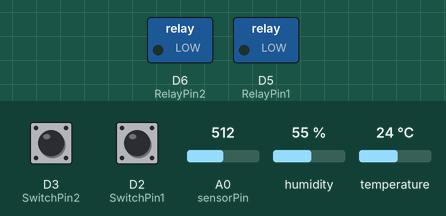
Recording of a sketch running on a simulated ESP8266 (NodeMCU). On the bench: switched loads named in the sketch (green lamp = pin HIGH). Inputs (shaded band) come from the test bench; at power-on: D3 (SwitchPin2) HIGH, D2 (SwitchPin1) HIGH, A0 (sensorPin) = 512, humidity 55 %, temperature 24 °C. WiFi joins after 1.5 s; servers stay silent unless stated; what the sketch prints to the serial monitor is not drawn.

Above: at 4.0 s.
4.1 s: D3 (SwitchPin2) pulled LOW for 3.2 s
At 8.2 s:
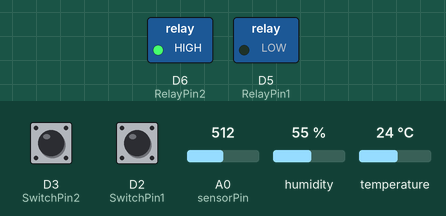
8.8 s: D2 (SwitchPin1) pulled LOW for 1 s
At 9.66 s:
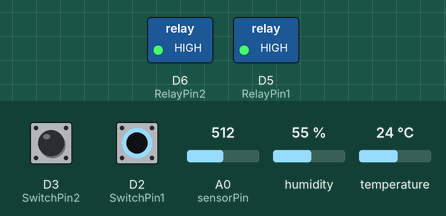
16.8 s: D3 (SwitchPin2) pulled LOW for 0.15 s
At 18.2 s:
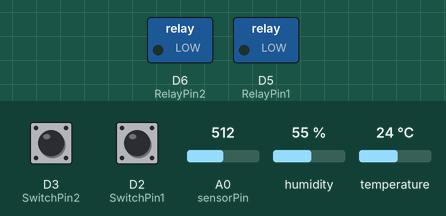
18.5 s: D2 (SwitchPin1) pulled LOW for 0.15 s
At 20.0 s:
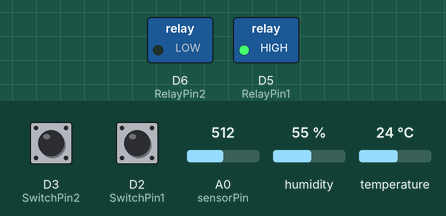
Timing chart, 0 to 21.2 s (numbered marks = the images above; inputs shaded):
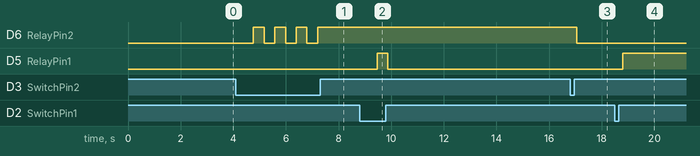

The sketch:

index.ino
```cpp
#define BLYNK_PRINT Serial
#include <ESP8266WiFi.h>
#include <BlynkSimpleEsp8266.h>

int sensorPin = A0;
int sensorValue = 0;
#include "DHT.h" // if this show error is will be from can't get filename form work location.
#define DHTPIN D1
#define DHTTYPE DHT11 // DHT 11
#define RelayPin1 14 //D5
#define RelayPin2 12 //D6
#define SwitchPin1 4 //D2
#define SwitchPin2 0 //D3
#define VPIN_BUTTON_1    V1
#define VPIN_BUTTON_2    V2
#define VPIN_TIME       V10
int toggleState_1 = 1; //Define integer to remember the toggle state for relay 1
int toggleState_2 = 1; //Define integer to remember the toggle state for relay 2
int wifiFlag = 0;
int pinValue = 0;
int Time01 = 0;

#define AUTH "AUTH TOKEN"

#include <TridentTD_LineNotify.h> // if this show error is will be from can't get filename form work location.
//#define DHTTYPE DHT22 // DHT 22 (AM2302), AM2321
//#define DHTTYPE DHT21 // DHT 21 (AM2301)

#define SSID "{WIFI SSID}" // แก้ ชื่อ ssid ของ wifi
#define PASSWORD "{WIFI PASSWORD}" // แก้ รหัสผ่าน wifi
#define LINE_TOKEN "{LINETOKEN}" // แก้ Line Token
char auth[] = "{BLYNK TOKEN}";
char ssid[] = SSID;
char pass[] = PASSWORD;
BlynkTimer timer;
DHT dht(DHTPIN, DHTTYPE);
void relayOnOff(int relay){
  switch(relay){
    case 1:
      if(toggleState_1 == 1){
        digitalWrite(RelayPin1, LOW); // turn on relay 1
        toggleState_1 = 0;
        Serial.println("Device1 ON");
      }
      else{
        digitalWrite(RelayPin1, HIGH); // turn off relay 1
        toggleState_1 = 1;
        Serial.println("Device1 OFF");
      }
      delay(100);
    break;
    case 2:
      if(toggleState_2 == 1){
        digitalWrite(RelayPin2, LOW); // turn on relay 2
        toggleState_2 = 0;
        Serial.println("Device2 ON");
      }
      else{
        digitalWrite(RelayPin2, HIGH); // turn off relay 2
        toggleState_2 = 1;
        Serial.println("Device2 OFF");
      }
      delay(100);
    break;
    default : break;
  }
}

void with_internet(){
  //Manual Switch Control
  if (digitalRead(SwitchPin1) == LOW){
    delay(200);
    relayOnOff(1);
    Blynk.virtualWrite(VPIN_BUTTON_1, toggleState_1);   // Update Button Widget
  }
  else if (digitalRead(SwitchPin2) == LOW){
    delay(200);
    relayOnOff(2);
    Blynk.virtualWrite(VPIN_BUTTON_2, toggleState_2);   // Update Button Widget
  }
}
void without_internet(){
  //Manual Switch Control
  if (digitalRead(SwitchPin1) == LOW){
    delay(200);
    relayOnOff(1);
  }
  else if (digitalRead(SwitchPin2) == LOW){
    delay(200);
    relayOnOff(2);
  }
}

// When App button is pushed - switch the state
BLYNK_WRITE(VPIN_BUTTON_1) {
  toggleState_1 = param.asInt();
  digitalWrite(RelayPin1, toggleState_1);
}
BLYNK_WRITE(VPIN_BUTTON_2) {
  toggleState_2 = param.asInt();
  digitalWrite(RelayPin2, toggleState_2);
}

void checkBlynkStatus() { // called every 3 seconds by SimpleTimer

  bool isconnected = Blynk.connected();
  if (isconnected == false) {
    wifiFlag = 1;
  }
  if (isconnected == true) {
    wifiFlag = 0;
    Blynk.virtualWrite(VPIN_BUTTON_1, toggleState_1);
    Blynk.virtualWrite(VPIN_BUTTON_2, toggleState_2);

  }
}


float oldT = 0;
float oldH = 0;


void setup() {
  Blynk.begin(auth, ssid, pass);
  Serial.begin(9600);
  dht.begin();
  Serial.println();
  Serial.println(LINE.getVersion());
  WiFi.begin(SSID, PASSWORD);
  Serial.printf("WiFi connecting to %s\n", SSID);
  while (WiFi.status() != WL_CONNECTED) {
    Serial.print(".");
    delay(400);
  }
  pinMode(RelayPin1, OUTPUT);
  pinMode(RelayPin2, OUTPUT);
  pinMode(SwitchPin1, INPUT_PULLUP);
  pinMode(SwitchPin2, INPUT_PULLUP);

  WiFi.begin(SSID, PASSWORD);
  timer.setInterval(3000L, checkBlynkStatus); // check if Blynk server is connected every 3 seconds
  Blynk.config(AUTH);
  delay(1000);

  Blynk.virtualWrite(VPIN_BUTTON_1, toggleState_1);
  Blynk.virtualWrite(VPIN_BUTTON_2, toggleState_2);


  Serial.printf("\nWiFi connected\nIP : ");
  Serial.println(WiFi.localIP());
  LINE.setToken(LINE_TOKEN);
  LINE.notify("เซนเซอร์วัดความชื้นและอุณหภูมิ เริ่มทำงานแล้ว");
}

void loop() {
  dht_line(); //สำหรับแจ้งเตือนผ่าน line
  blynk();  // blynk butto digital to analong
  blynkinput();  // reed value to blynk
  KY037();  // reed value status line
  mainTime(); //reed  fom blynk status to line

}

void dht_line() {
  float h = dht.readHumidity(); // ความชื้น
  float t = dht.readTemperature(); // อุณหภูมิ
  if (isnan(h) || isnan(t)) {
    Serial.println("Failed to read from DHT sensor!");
  }
  if (oldT != t ) {
    if ( t >= 39 ) {
      LINE.notify((String)t+"C อุณหภูมิเกินกำหนด");
      Serial.println("อุณหภูมิเกินกำหนด");
    }else if (t <= 37) {
      LINE.notify((String)t+"C อุณหภูมิต่ำกำหนด");
      Serial.println("อุณหภูมิต่ำกำหนด");
    }
    oldT = t ;
  }
  if (oldH != h ) {
    if ( h >= 70 ) {
      LINE.notify((String)t+"% ความชื้นสูงเกิน");
      Serial.println("ความชื้นสูงเกิน");
    }else if ( h <= 50) {
      LINE.notify((String)t+"% ความชื้นต่ำเกิน");
      Serial.println("ความชื้นต่ำเกิน");
    }
    oldH = h ;
  }
}

void blynk(){
  if (WiFi.status() != WL_CONNECTED)
  {
    Serial.println("WiFi Not Connected");
  } else {
    Blynk.run();
  }
  timer.run(); // Initiates SimpleTimer
  if (wifiFlag == 0) {
    with_internet();
  } else {
    without_internet();
  }
}

void blynkinput(){
  float h = dht.readHumidity(); // ความชื้น
  float t = dht.readTemperature(); // อุณหภูมิ
  Blynk.run();
  delay(100);
  Blynk.virtualWrite(V5, h);
  Blynk.virtualWrite(V6, t);
}
// ใช้สำอ่านค่า KY037
void KY037(){
  sensorValue = analogRead(sensorPin);
  Blynk.virtualWrite(V9, sensorValue);
  if (sensorValue >= 155)
  {
    LINE.notify("มีสมาชิกใหม่  ํ_ ํ ");
  }
}

void mainTime(){
  if (Time01 == 2) {
    Serial.println((String)"Case Time01 = 2 :: "+pinValue);
    LINE.notify("Timer is stop.");
    Time01 = 0;
  } else if ( Time01 == 1) {
    Serial.println((String)"Case Timer01 = 1 :: "+pinValue);
    LINE.notify("Timer is start.");
    Time01 = 0;
  }
}

BLYNK_WRITE(VPIN_TIME) { //in case of button time is clicked
  pinValue = param.asInt(); // assigning incoming value from pin V1 to a variable
  Serial.println((String)"V10 Slider value is: "+pinValue);
  if (pinValue == 0)
  {
    Time01 = 2 ;
  } else if (pinValue == 1) {
    Time01 = 1 ;
  }
}
```

Measured:
- after the input at 4.1 s, D6 (RelayPin2): alternates HIGH for 0.40 s and LOW for 0.40 s, 7 changes in all, then stays HIGH, starting after 0.66 s
- after the input at 8.8 s, D5 (RelayPin1): LOW → HIGH after 0.67 s, → LOW 0.40 s later
- after the input at 16.8 s, D6 (RelayPin2): HIGH → LOW after 0.25 s
- after the input at 18.5 s, D5 (RelayPin1): LOW → HIGH after 0.30 s
